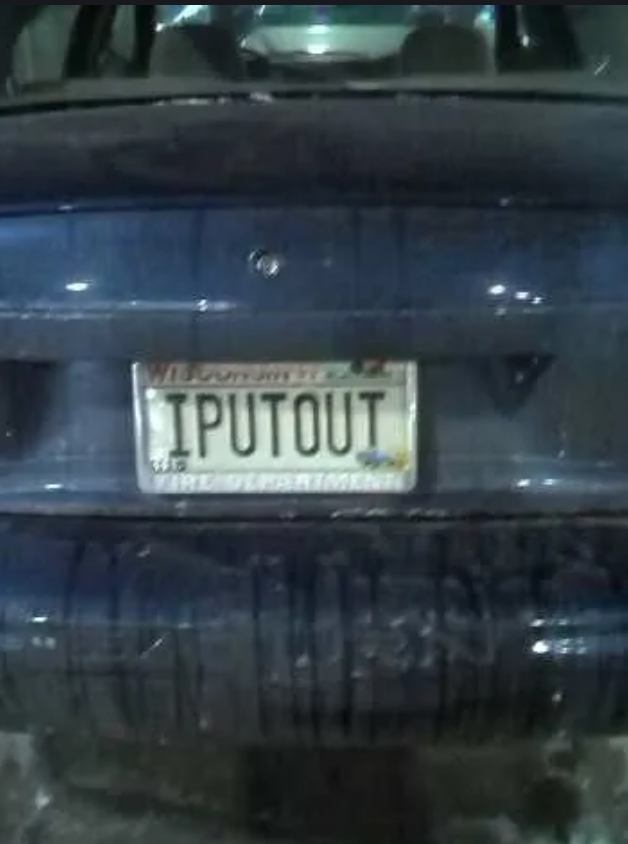
#> input picture blue_car.png, 628 x 844 px
$ python segmentation.py
#> lines starting #> are read from the running program, lines starting #| are printed output that depends on the picture; after the words box and inside, x2 and y2 are one past the last pixel; in counts of white or black regions, pixels touching at a corner belong together
### localisation.py
from skimage.io import imread
from skimage.filters import threshold_otsu
import matplotlib.pyplot as plt

car_image = imread("blue_car.png", as_gray=True)
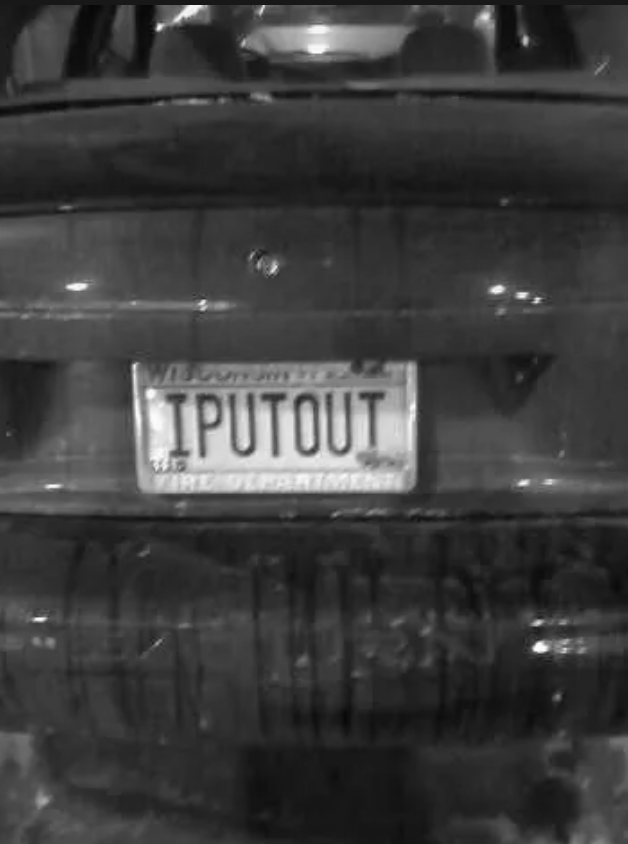
#> car_image: shape (844, 628) float64; min 0.0261, max 0.993, mean 0.241
print(car_image.shape)
#| (844, 628)

blue_car_image = car_image * 255
fig, (ax1, ax2) = plt.subplots(1,2)
ax1.imshow(blue_car_image, cmap="gray")
threshold_value = threshold_otsu(blue_car_image)
#> threshold_value = 111.2
binary_car_image = blue_car_image > threshold_value
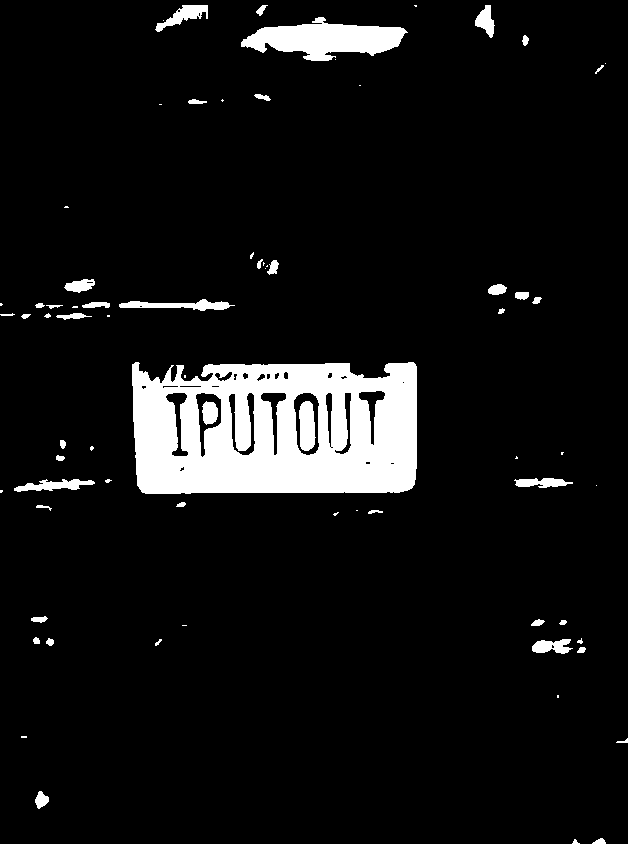
#> binary_car_image: shape (844, 628) bool; 7.8% white; 73 white regions (27 under 20 px), largest, box (x1, y1, x2, y2) and area: (132, 362, 417, 494) 30547, (241, 17, 408, 61) 4171, (119, 299, 235, 311) 685
ax2.imshow(binary_car_image, cmap="gray")
plt.show()
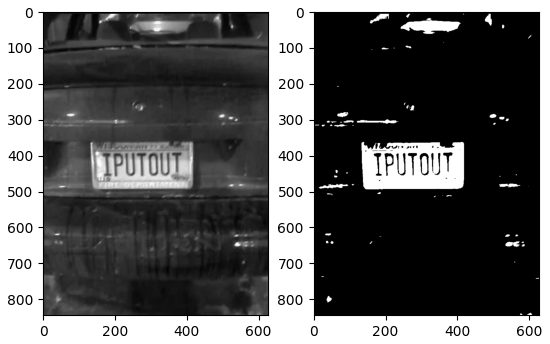
#> figure drawn by matplotlib, 2 panels

### cca.py
from skimage import measure
from skimage.measure import regionprops
import matplotlib.pyplot as plt
import matplotlib.patches as patches
import localisation

# grouping connected regions
label_image = measure.label(localisation.binary_car_image)  # measuring it against the bw picture

# dimensions that the license plate can be
# the plate height would be between 8% and 20%, and width would be 15% and 40%
# in this example, ive brute forced the adjustments of the values as this image does not conform to usual restraints -- possibility to optimise this
# it is now min height of 1% and max width of 50%
min_height, max_height, min_width, max_width = (0.01*label_image.shape[0], 0.2*label_image.shape[0], 0.15*label_image.shape[1], 0.5*label_image.shape[1])
plate_object_coords = []
plate_like_objects = []

fig, (ax1) = plt.subplots(1)
ax1.imshow(localisation.blue_car_image, cmap="gray");

for region in regionprops(label_image):
    if region.area < 50:
        # 50 is an arbitrary number. if numberplate is too small then it wont be detected
        continue

    # bounding where the numberplate could be with a red border
    min_row, min_col, max_row, max_col = region.bbox
    region_height = max_row - min_row
    region_width = max_col - min_col

    # refining to only license plates to have a border
    if region_height >= min_height and region_height <= max_height and region_width >= min_width and region_width <= max_width and region_width > region_height:
        plate_like_objects.append(localisation.binary_car_image[min_row:max_row, min_col:max_col])
        plate_object_coords.append((min_row, min_col, max_row, max_col))
        rectBorder = patches.Rectangle((min_col, min_row), max_col-min_col, max_row-min_row, edgecolor="red", linewidth=2, fill=False)
        ax1.add_patch(rectBorder)

plt.show()
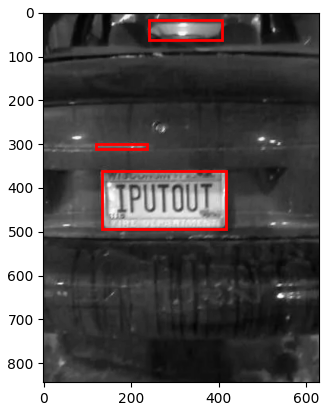
#> figure drawn by matplotlib, 1 panel

### segmentation.py
import numpy as np
from skimage.transform import resize
from skimage import measure
from skimage.measure import regionprops
import matplotlib.patches as patches
import matplotlib.pyplot as plt
import cca

# there may be cases where the license plate is not found and is mistaken for something else
# another identifying property of the license plate is the fact that it has characters

# first invert as it is easier to identify characters. chose the third one because i already knew that was where the license plate is
license_plate = np.invert(cca.plate_like_objects[2])
labelled_plate = measure.label(license_plate)

fig, ax1 = plt.subplots(1)
ax1.imshow(license_plate, cmap="gray")

# adjusted the min_width to be 2% to account for letters being split. 0 for y-axis and 1 for x-axis
min_height, max_height, min_width, max_width = (0.35*license_plate.shape[0], 0.60*license_plate.shape[0], 0.05*license_plate.shape[1], 0.15*license_plate.shape[1])

characters = []
counter = 0
column_list = []
for region in regionprops(labelled_plate):
    y0, x0, y1, x1 = region.bbox
    region_height = y1 - y0
    region_width = x1 - x0

    if region_height > min_height and region_height < max_height and region_width > min_width and region_width < max_width:
        roi = license_plate[y0:y1, x0:x1]

        rect_border = patches.Rectangle((x0, y0), x1-x0, y1-y0, edgecolor="red", linewidth=2, fill=False)
        ax1.add_patch(rect_border)

        resized_char = resize(roi, (20, 20))
        characters.append(resized_char)

        column_list.append(x0)

plt.show()
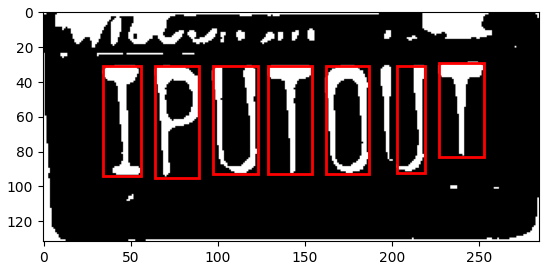
#> figure drawn by matplotlib, 1 panel
